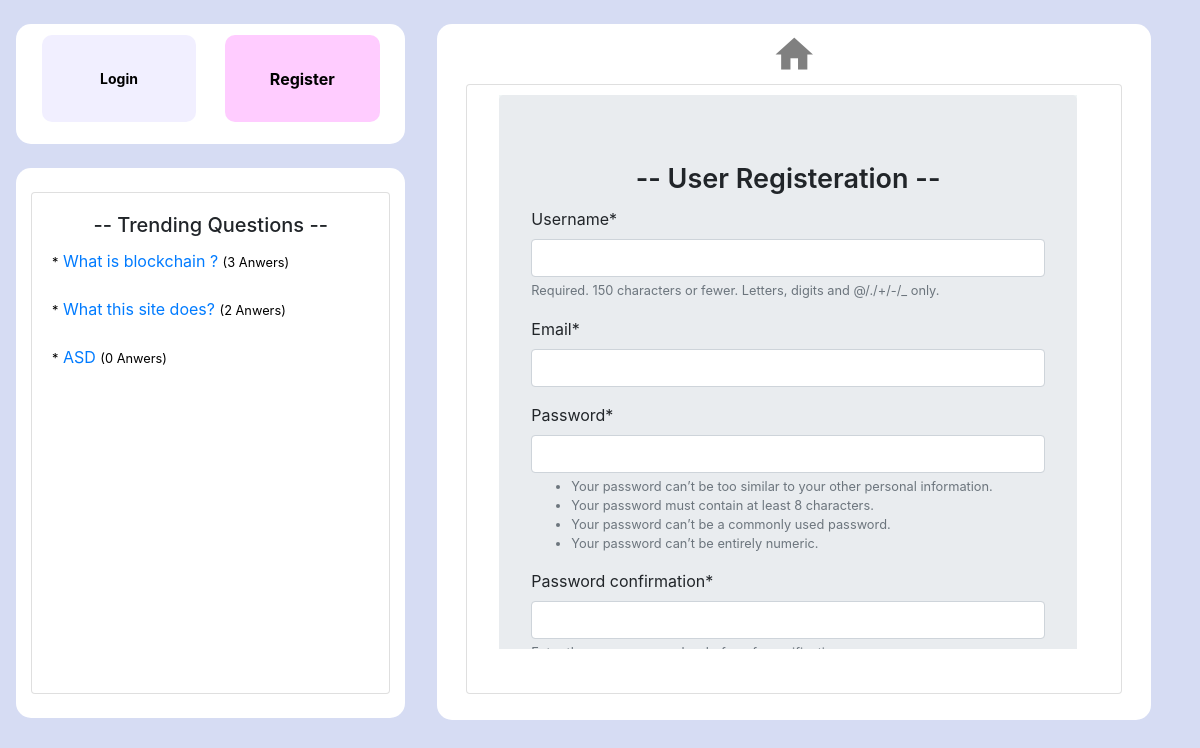
Page /user/register/ on the earlier database version.
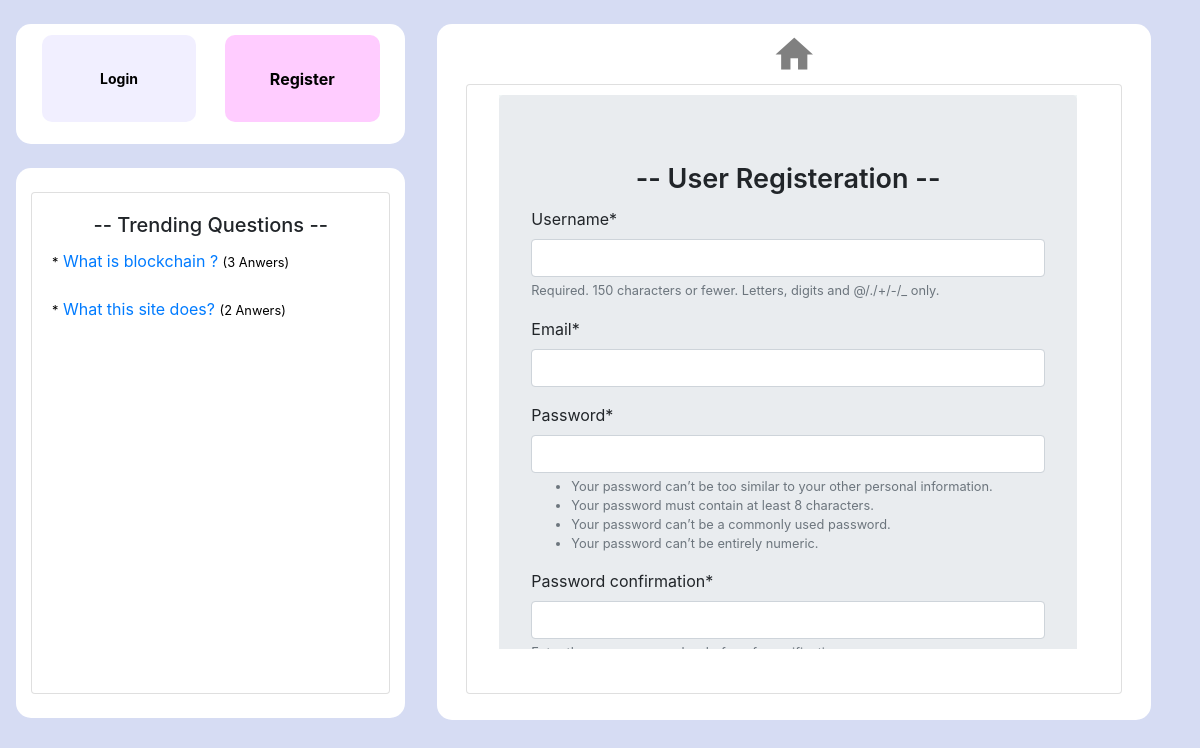
Same page on the later database version.
### Question_App/models.py (models this page shows, shortened)
class Question(models.Model):
    user=models.ForeignKey(User,on_delete=models.CASCADE)  #user who is logged in
    title=models.CharField(max_length=200) # title of qestion
    question=models.TextField() #question
    created_time= models.DateTimeField(auto_now=True) #question creation time
    answer_count=models.IntegerField(default=0) #total reply or answer count
    qustion_upvote=models.IntegerField(default=0) #question upvote
    question_downvote=models.IntegerField(default=0) #question q

### App_Users/views.py (the view)
# urls.py: path('register/',views.register,name='register'),
def register(request):
    if request.method == 'POST':
        form = UserRegisterForm(request.POST)
        if form.is_valid():
            form.save()
            username = form.cleaned_data.get('username')
            messages.success(request, f'Account created for {username}!')
            return redirect('login')
    else:
        form = UserRegisterForm()
    return render(request, 'register.html', {'form': form,'title':'| Register'})

### App_Users/forms.py
class UserRegisterForm(UserCreationForm):
    email = forms.EmailField()
    class Meta:
        model = User
        fields = ['username', 'email']

### App_Users/templates/register.html (shortened to what this page needs)
{% extends "ui/base.html" %}
{% load crispy_forms_tags %}
{% block content %}
    <div class="center" style="margin-left:2%; margin-right:4%;margin-top: 1%; height:93%; background-color:#f0f5f5;">
      <div class="jumbotron">
          <form method="POST">
              <fieldset class="form-group">
                <legend style="text-align:center; font-size:27px; font-weight:600;">-- User Registeration --</legend>
                  <div>
                    {{ form|crispy }}
                  </div>
              </fieldset>
          </form>
      </div>
    </div>
{% endblock %}

### Question_App/templates/ui/base.html (shortened to what this page needs)
<!DOCTYPE html>
{% load static %}
<html lang="en">
<head>
  <link rel="stylesheet" href="https://maxcdn.bootstrapcdn.com/bootstrap/4.5.0/css/bootstrap.min.css">
</head>
<body style="background-color:#1030bb2b;" >
  <div class="row ml-3 mr-3 mt-4 mb-2">
      <div class="col-sm-4">
{% if user.is_authenticated %}
        <div class="row" style="height:200px;border-style:none!important;">
          <div class="col-sm-12 bg-white" style="border-radius:15px; ">
            <a href="{% url 'my-question' %}"><button type="submit" class="buttonx btn-sm" style="height:37%; margin-top:4%; font-size:18px; font-weight:600;">My Questions</button></a>
            <a href="{% url 'my-answer' %}"><button type="submit" class="buttonx btn-sm" style="float:right; background-color:#ffccff; height:37%; margin-top:4%; font-size:18px;font-weight:600;">My Answers</button></a>
            <a href="{% url 'question-create' %}"><button type="submit" class="buttonx btn-sm" style="height:37%; margin-top:1%; margin-bottom:3%; font-size:18px; font-weight:600; background-color: #ccffe6;">Ask Question</button></a>
            <a href="{% url 'logout' %}"><button type="submit" class="buttonx btn-sm" style="float:right; background-color: #ffb3b3; height:37%; margin-top:1%; margin-bottom:3%; font-size:18px; font-weight:600;">Logout</button></a>
          </div>
        </div>
{% else %}
        <div class="row" style="height:120px;border-style:none!important;">
          <div class="col-sm-12 bg-white" style="border-radius:15px; ">
            <a href="{% url 'login' %}"><button class="buttonx btn-sm"><strong>Login</strong></button></a>
            <a href="{% url 'register' %}"><button class="buttonx" style="float:right; background-color:#ffccff;"><strong>Register</strong></button></a>
          </div>
        </div>
{% endif %}
        <br>
        {% if user.is_authenticated %}
                <div class="row" style="height:470px;border-style:none!important;">
                  <div class="col-sm-12 bg-white" style="border-radius:15px; ">
                    <br>
                    <div class="card" >
                      <div class="card-body">
                        <h5 class="card-title"style="text-align:center;"> -- Trending Questions --</h5>
                        <div style="overflow-y:auto;height:320px;">
        {% else %}
                <div class="row" style="height:550px;border-style:none!important;">
                  <div class="col-sm-12 bg-white" style="border-radius:15px; ">
                    <br>
                    <div class="card" >
                      <div class="card-body">
                        <h5 class="card-title"style="text-align:center;"> -- Trending Questions --</h5>
                        <div style="overflow-y:auto; height:400px;">
        {% endif %}
                          {% for t in trending_question %}
                            <a href="{% url 'question-detail' t.0 %}" style="text-decoration:none;"><p class="card-text"><small style="color:black;">*</small> {{ t.1 }} <small style="color:black;">({{ t.2 }} Anwers)</small> </p></a><br>
                          {% endfor %}
                        </div>
                        <br>
                      </div>
                    </div>
                  </div>
                </div>
        <br>
      </div>
      <div class="col-sm-8" style="">
        <div class="row">
          <div class="p-3" ></div>
          <div class="col-sm-11 bg-white" style="height:696px; border-radius:15px; ">
            <div class="row pt-2">
                <span class="material-icons" style="font-size:45px;margin:0 auto;"><a href="{% url 'home' %}" style="  text-decoration:none; color:grey;">home</a></span>
          </div>
            <div class="card pb-4"style="margin:1% 2%;">
              <div class="card-body pt-1">
                <div style="overflow-y:auto;height:560px;">
{% block content %}
{% endblock %}
                </div>
              </div>
            </div>
          </div>
        </div>
      </div>
  </div>
</body>
</html>

Differences in the rows shown:
removed Question: question "ASD", t "0"
